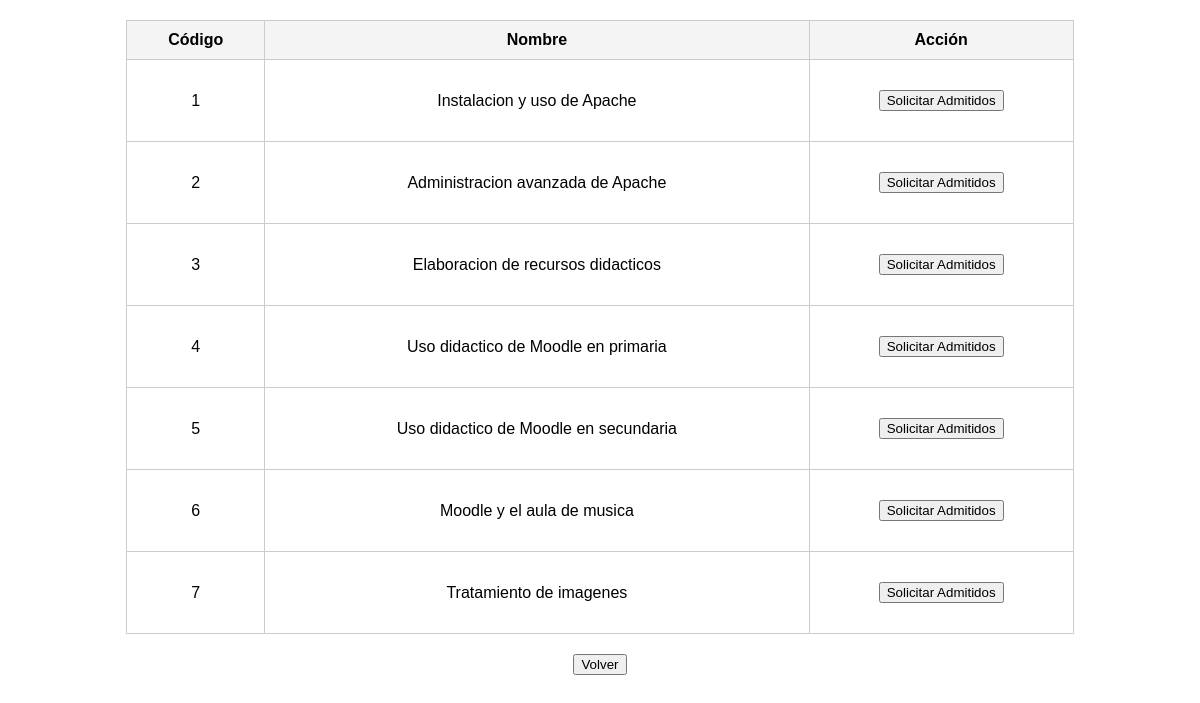
Screenshot of /baremacionCursos.php with the database file from the repository.
### tables this page shows
CREATE TABLE IF NOT EXISTS cursos (
  codigo smallint(6) NOT NULL default 0,
  nombre varchar(50) NOT NULL default '',
  abierto boolean NOT NULL default true,
  numeroplazas smallint(2) not null default 20,
  plazoinscripcion date not null,
  PRIMARY KEY  (codigo)
);

### baremacionCursos.php (the view, shortened to what this page needs)
<?php
function conectar()
{
    try {
        $con = new PDO('mysql:host=127.0.0.1;dbname=cursoscp', 'daw', '1234');
        $con->setAttribute(PDO::ATTR_ERRMODE, PDO::ERRMODE_EXCEPTION);
        return $con;
    } catch (PDOException $e) {
        echo "Error: " . $e->getMessage();
    }
}
function obtenerCursos($conn)
{
    $sql = "SELECT * FROM cursos";
    $stmt = $conn->prepare($sql);
    $stmt->execute();
    return $stmt->fetchAll(PDO::FETCH_ASSOC);
}
function mostrarCursos($conn)
{
    $cursos = obtenerCursos($conn);
    echo "<link rel='stylesheet' href='styles.css'>";
    echo "<table border='1' align='center'>";
    echo "<thead>";
    echo "<tr>";
    echo "<th>Código</th>";
    echo "<th>Nombre</th>";
    echo "<th>Acción</th>";
    echo "</tr>";
    echo "</thead>";
    foreach ($cursos as $curso) {
        echo "<tr>";
        echo "<td>" . $curso['codigo'] . "</td>";
        echo "<td>" . $curso['nombre'] . "</td>";
        echo "<td><form  action='baremacionCursos.php' method='POST'>";
        echo "<button type='submit'>Solicitar Admitidos</button>";
        echo "</form></td>";
        echo "</tr>";
    }
    echo "</table>";
    echo "<div style='text-align: center; margin-top: 10px;'>";
    echo "<a href='index.php' style='text-decoration: none;'><button type='button'>Volver</button></a>";
    echo "</div>";
}
if (isset($_POST['codigocurso'])) {
    $codigocurso = $_POST['codigocurso'];
    $conn = conectar();
    $solicitudesArray = obtenerSolicitudes($conn, $codigocurso);
    procesarSolicitudes($conn, $solicitudesArray, $codigocurso);
    header("Location: mostrarAdmitidos.php?codigocurso=$codigocurso");
} else {
    $conn = conectar();
    mostrarCursos($conn);
}

### styles.css (style rules this page uses)
table { width: 80%; margin: 20px auto; border-collapse: collapse; }
th, td { border: 1px solid #ccc; padding: 10px; text-align: center; }
th { background-color: #f4f4f4; }
form { text-align: center; margin: 20px auto; }

### rows the page displays
cursos: codigo "1", nombre "Instalacion y uso de Apache"
cursos: codigo "2", nombre "Administracion avanzada de Apache"
cursos: codigo "3", nombre "Elaboracion de recursos didacticos"
cursos: codigo "4", nombre "Uso didactico de Moodle en primaria"
cursos: codigo "5", nombre "Uso didactico de Moodle en secundaria"
cursos: codigo "6", nombre "Moodle y el aula de musica"
cursos: codigo "7", nombre "Tratamiento de imagenes"
